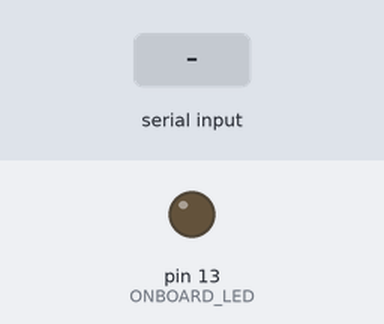
A sketch run on a simulated Arduino Uno, built with avr-gcc and run on an emulated ATmega328P. On the bench: output pins drawn as LEDs (lit = HIGH). Dashed ring = blinking. Inputs (shaded band) come from the test bench.

Above: at 1.2 s.
1.3 s: "l" received over Serial
At 2.1 s:
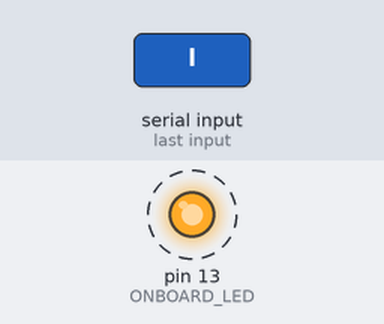
Timing chart, 0 to 7.8 s (numbered marks = the images above; inputs shaded):
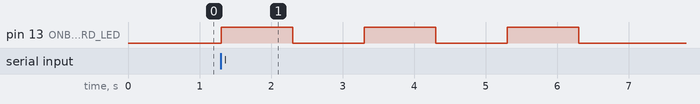

The sketch:

Proprioception_Test.ino.ino
```cpp
/*
 * AUTHOR: MAKSTUDIOS
 * DATE: 10/1/2019
 *
 * NOTES: MAKE SURE WHEN USING SERIAL MOINTOR TO TURN OFF LINE ENDING OR IT WILL
 * RECEIVE MORE THAN INTENDED.
 */

//includes
#include <stdio.h>
#include "CurieIMU.h"

//Defines
#define BUFF_SIZE 4
#define ONBOARD_LED 13

//Variables
char charRead = '\0'; // for incoming serial data

void setup() {
  Serial.begin(9600); // opens serial port, sets data rate to 9600 bps
  pinMode(ONBOARD_LED, OUTPUT);
  while (!Serial);    // wait for the serial port to open
  CurieIMU.begin();

  // Set the accelerometer range to 2G
  CurieIMU.setAccelerometerRange(2);
}

void loop() {
  // send data only when you receive data:
  if (Serial.available() > 0) {

    // read the incoming byte:
    charRead = Serial.read();
    char buff[BUFF_SIZE];

    /*
    * DEBUG CODE BELOW
    */
    // say what you got:
    //sprintf(buff, "R:%c",charRead);
    //Serial.write(buff, BUFF_SIZE);
    //Serial.println("\n");

    //Blink if a certain char is read
    switch(charRead){

      case 'l':
        for(int i=0; i<3;i++){
          digitalWrite(ONBOARD_LED, HIGH);
          delay(1000);
          digitalWrite(ONBOARD_LED, LOW);
          delay(1000);
        }
        break;

      case 'a':
        float ax, ay, az;   //scaled accelerometer values

        // read accelerometer measurements from device, scaled to the configured range
        CurieIMU.readAccelerometerScaled(ax, ay, az);

        // display tab-separated accelerometer x/y/z values
        Serial.print("a:\t");
        Serial.print(ax);
        Serial.print("\t");
        Serial.print(ay);
        Serial.print("\t");
        Serial.print(az);
        Serial.println();
        break;
    }


  }
}
```

Measured:
- after the input at 1.3 s, pin 13 (ONBOARD_LED): alternates HIGH for 1.0 s and LOW for 1.0 s, 6 changes in all, then stays LOW, starting at once
